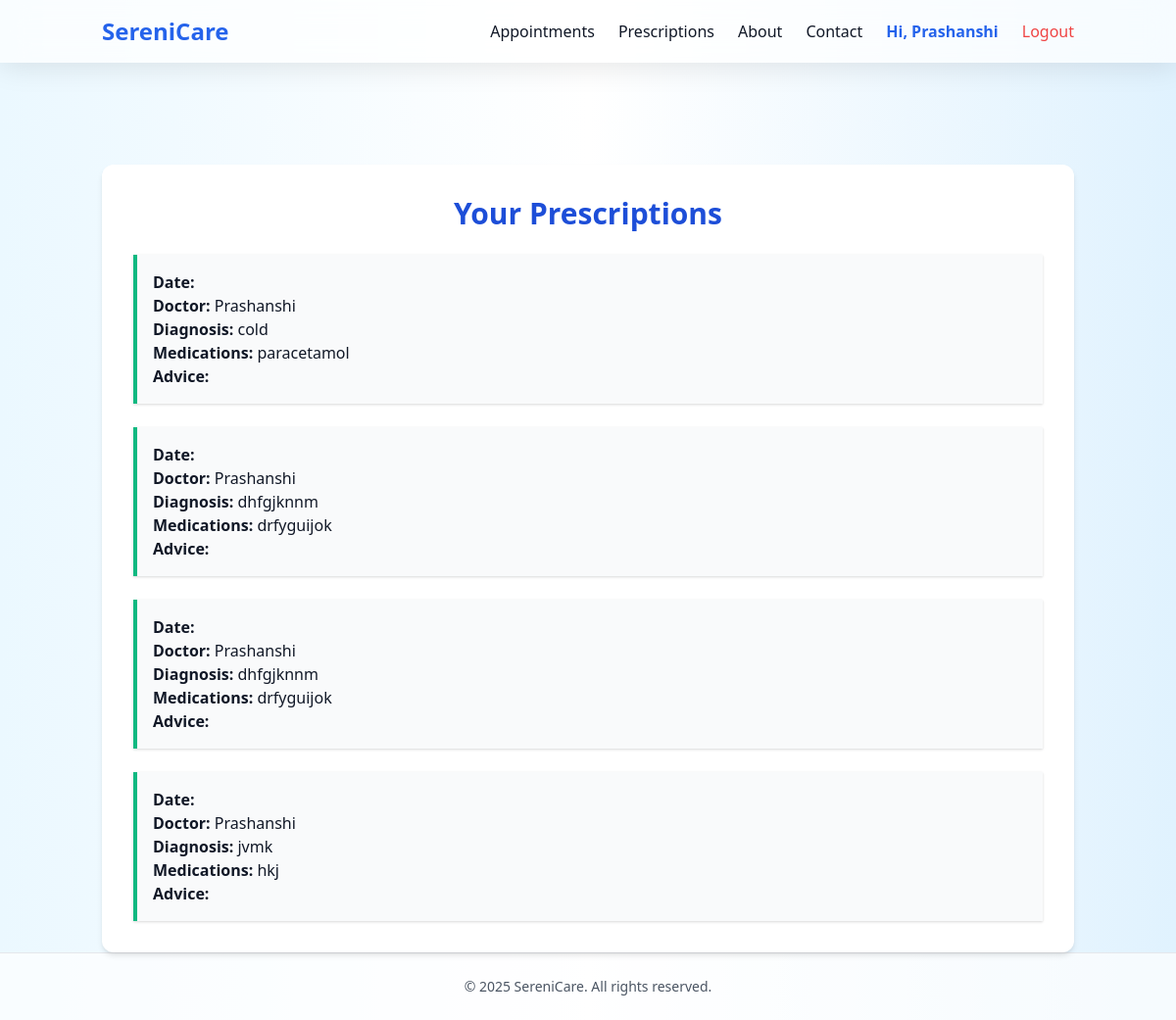
Screenshot of /prescriptions/view/ (signed in) with the database file from the repository.
### accounts/models.py (models this page shows)
class CustomUser(AbstractUser):
    ROLE_CHOICES = (
        ('doctor', 'Doctor'),
        ('patient', 'Patient'),
    )
    role = models.CharField(max_length=10, choices=ROLE_CHOICES, default='patient')
    bio = models.TextField(blank=True)
    profile_pic = models.ImageField(upload_to='profile_pics/', blank=True)
    is_doctor = models.BooleanField(default=False)
    def __str__(self):
        return self.username

### prescriptions/models.py (models this page shows, shortened)
class Prescription(models.Model):
    appointment = models.ForeignKey(Appointment, on_delete=models.CASCADE, related_name='prescriptions')
    doctor = models.ForeignKey(settings.AUTH_USER_MODEL, on_delete=models.CASCADE, related_name='written_prescriptions')
    patient = models.ForeignKey(settings.AUTH_USER_MODEL, on_delete=models.CASCADE, related_name='received_prescriptions')
    diagnosis = models.TextField()
    medications = models.TextField()
    created_at = models.DateTimeField(auto_now_add=True)

### prescriptions/views.py (the view)
# urls.py: path('view/', view_prescriptions, name='view_prescriptions'),  # ✅ Clean and correct
@login_required
def view_prescriptions(request):
    if request.user.is_doctor:
        prescriptions = Prescription.objects.all()
    else:
        prescriptions = Prescription.objects.filter(patient=request.user)
    return render(request, 'prescriptions/view_prescriptions.html', {'prescriptions': prescriptions})

### Django/SereniCare/templates/prescriptions/view_prescriptions.html (shortened to what this page needs)
{% extends 'base.html' %}
{% block content %}
<div class="max-w-5xl mx-auto bg-white p-8 rounded-xl shadow-md mt-10 animate-fade-in">
    <h2 class="text-3xl font-bold text-blue-700 text-center mb-6">Your Prescriptions</h2>
    {% if prescriptions %}
        <div class="space-y-6">
            {% for prescription in prescriptions %}
                <div class="border-l-4 border-green-500 p-4 bg-gray-50 shadow hover:shadow-md transition">
                    <p><strong>Date:</strong> {{ prescription.date }}</p>
                    <p><strong>Doctor:</strong> {{ prescription.doctor }}</p>
                    <p><strong>Diagnosis:</strong> {{ prescription.diagnosis }}</p>
                    <p><strong>Medications:</strong> {{ prescription.medications }}</p>
                    <p><strong>Advice:</strong> {{ prescription.advice }}</p>
                </div>
            {% endfor %}
        </div>
    {% else %}
        <p class="text-center text-gray-600">No prescriptions available.</p>
    {% endif %}
</div>
{% endblock %}

### templates/base.html (shortened to what this page needs)
<!DOCTYPE html>
<html lang="en">
<head>
  <link href="https://cdn.jsdelivr.net/npm/tailwindcss@2.2.19/dist/tailwind.min.css" rel="stylesheet">
</head>
<body class="text-gray-900 font-sans min-h-screen flex flex-col">
  <header x-data="{ open: false }" class="glass fixed w-full top-0 z-50 shadow-md">
    <div class="container mx-auto px-4 py-4 flex justify-between items-center">
      <a href="{% url 'home' %}" class="text-2xl font-bold text-blue-600 hover:text-blue-800 transition duration-300">
        SereniCare
      </a>
      <nav class="hidden md:flex space-x-6 items-center">
        <a href="{% url 'appointment_list' %}" class="hover:text-blue-600 transition">Appointments</a>
        <a href="{% url 'prescriptions:view_prescriptions' %}" class="hover:text-blue-600 transition">Prescriptions</a>
        <a href="{% url 'about' %}" class="hover:text-blue-600 transition">About</a>
        <a href="{% url 'contact' %}" class="hover:text-blue-600 transition">Contact</a>
        {% if user.is_authenticated %}
          <a href="{% url 'profile' %}" class="text-blue-600 font-semibold">Hi, {{ user.username }}</a>
          <a href="{% url 'logout' %}" class="text-red-500 hover:text-red-700 transition">Logout</a>
        {% else %}
          <a href="{% url 'login' %}" class="text-blue-500 hover:underline">Login</a>
          <a href="{% url 'register' %}" class="text-green-600 hover:underline">Register</a>
        {% endif %}
      </nav>
    </div>
  </header>
  <main class="flex-grow pt-32 fade-slide-in container mx-auto px-4">
    {% block content %}{% endblock %}
  </main>
  <footer class="text-center py-6 text-sm text-gray-600 bg-white bg-opacity-70 backdrop-blur-md border-t">
    &copy; 2025 SereniCare. All rights reserved.
  </footer>
</body>
</html>

### templates/base.html (style rules this page uses)
body { background: linear-gradient(to right, #ebf8ff, #ffffff, #e0f2fe); transition: background 0.4s ease-in-out; }
.glass { background: rgba(255, 255, 255, 0.7); backdrop-filter: blur(14px); -webkit-backdrop-filter: blur(14px); box-shadow: 0 4px 30px rgba(0, 0, 0, 0.1); }
.fade-slide-in { animation: fadeSlideIn 0.6s ease-out both; }

### rows the page displays
CustomUser: username "Prashanshi"
Prescription: doctor "Prashanshi", diagnosis "cold", medications "paracetamol"
Prescription: doctor "Prashanshi", diagnosis "dhfgjknnm", medications "drfyguijok"
Prescription: doctor "Prashanshi", diagnosis "dhfgjknnm", medications "drfyguijok"
Prescription: doctor "Prashanshi", diagnosis "jvmk", medications "hkj"
